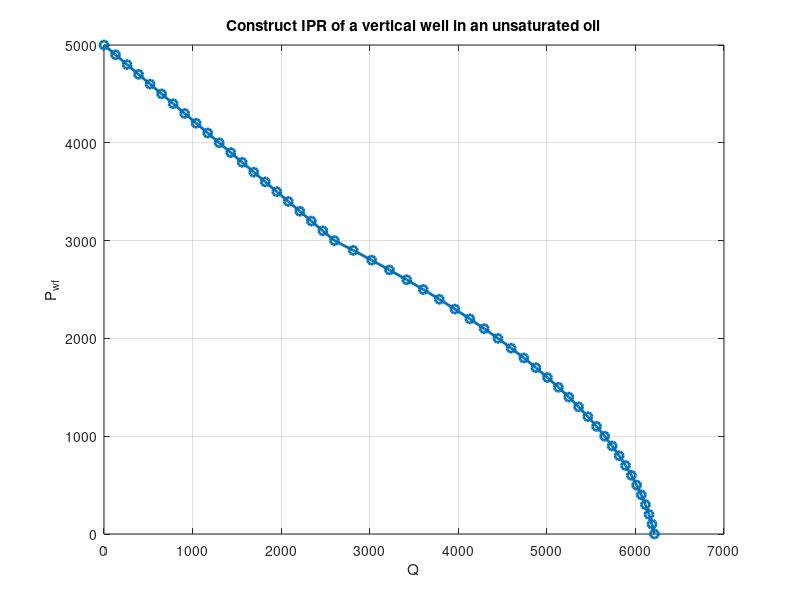

This chart was generated by the following MATLAB code:
%Behrad Bolkhari     Student Number:9919653       Dr Mahdi Imanian
clc
clear
close all
phi = 0.25;
k = 100;
h = 55;
Pbar = 5000;
Pb = 3000;
Bo = 1.2;
mu0 = 1.8;
ct = 0.000013;
A = 640;
re = 2980;
rw = 0.328;
S = 5.5;

J = (k*h)/(141.2*Bo*mu0*(log(re/rw)-0.75+S));
Qb = J*(Pbar-Pb);
Qv = J*Pbar/1.8;
Pwf = 5000:-100:0;
Q = zeros(1,length(Pwf));
Deltap = Pbar-Pwf(1:21);
Q(1:21) = J*Deltap;
Q(22:end) = Qb+Qv*(1-0.2*(Pwf(22:end)/Pb)-0.8*(Pwf(22:end)/Pb).^2);
figure(1)
plot(Q,Pwf,'-o','linewidth',2)
grid on
xlabel('Q')
ylabel('P_w_f')
title('Construct IPR of a vertical well in an unsaturated oil')